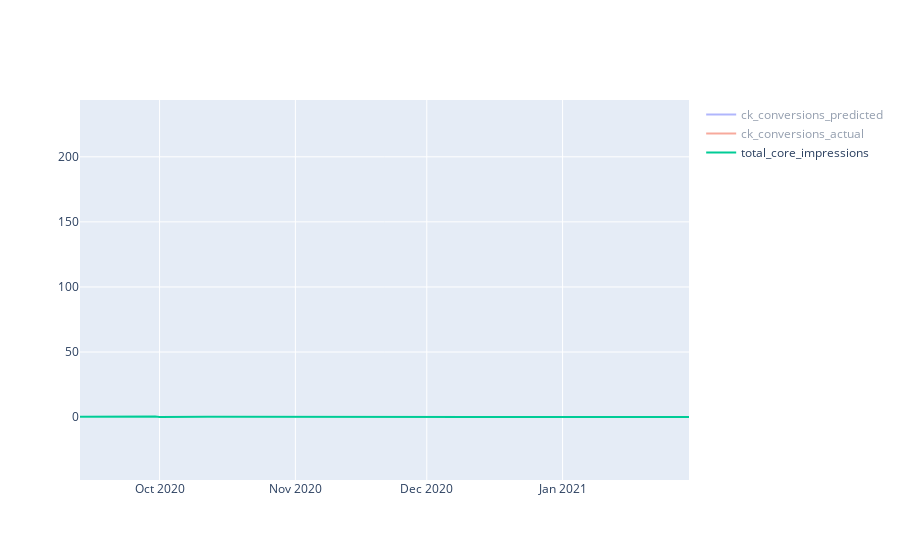

Source (notebook cell):
### Code cell
ols_y_pred = ols_test.predict(X)

ols_vis = X.copy()
ols_vis['y_pred'] = ols_y_pred
ols_vis['y_actual'] = y

ols_daily = ols_vis.reset_index().groupby('date').sum()


fig = go.Figure()
fig.add_trace(go.Scatter(x=ols_daily.index, y=ols_daily['y_pred'],
                    mode='lines',
                    name='ck_conversions_predicted'))
fig.add_trace(go.Scatter(x=ols_daily.index, y=ols_daily['y_actual'],
                    mode='lines',
                    name='ck_conversions_actual'))
fig.add_trace(go.Scatter(x=ols_daily.index, y=ols_daily['impressions'],
                    mode='lines',
                    name='total_core_impressions'))

fig.show()

### Figure 1 — Plotly figure (JSON) as saved in the notebook; plotly's stock layout.template omitted (floating-point values rounded to 4 significant figures; data arrays with more than 128 entries replaced by an {"elided": "..."} marker saying what was removed)
{"data": [{"mode": "lines", "name": "ck_conversions_predicted", "type": "scatter", "visible": "legendonly", "x": {"elided": "450 str values"}, "y": {"elided": "450 float values"}}, {"mode": "lines", "name": "ck_conversions_actual", "type": "scatter", "visible": "legendonly", "x": {"elided": "450 str values"}, "y": {"elided": "450 float values"}}, {"mode": "lines", "name": "total_core_impressions", "type": "scatter", "x": {"elided": "450 str values"}, "y": {"elided": "450 float values"}}], "layout": {"autosize": true, "xaxis": {"autorange": false, "range": ["2020-09-12 20:04:27.1875", "2021-01-29 20:33:42.1875"], "type": "date"}, "yaxis": {"autorange": false, "range": [-48.3, 243.6], "type": "linear"}}}
